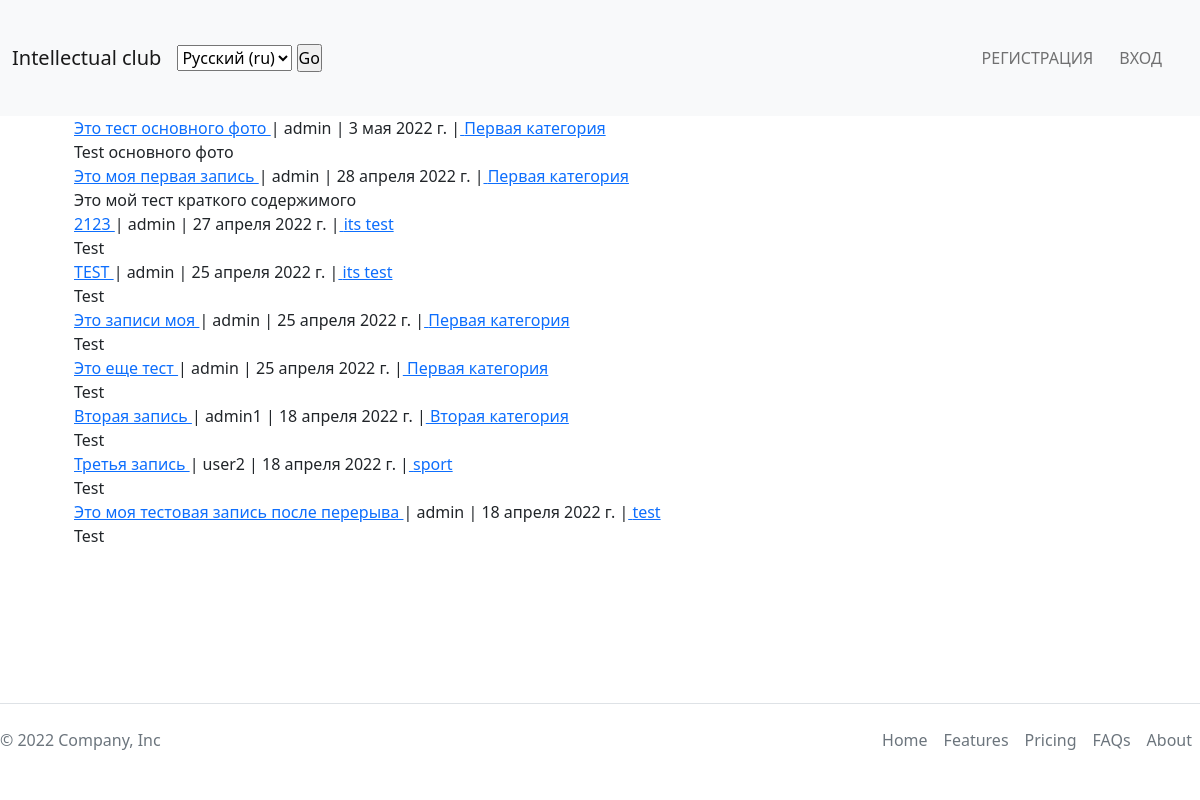
The page /ru/posts on the database its author committed.
### theblog/models.py (models this page shows, shortened)
class Post(models.Model):
    title = models.CharField('Название', max_length=255)
    header_image = models.ImageField(
        null=True, blank=True, upload_to="photos/%Y/%m/%d/")
    author = models.ForeignKey(
        User, on_delete=models.CASCADE, verbose_name='Автор')
    body = RichTextField(blank=True, null=True)
    snippet = models.CharField(max_length=255, default='Test')
    post_date = models.DateField('Дата добавления', auto_now_add=True)
    category = models.CharField(max_length=255, default='test')
    likes = models.ManyToManyField(User, related_name='blog_post')

### theblog/views.py (the view)
# urls.py: path('posts', views.PostsView.as_view(), name='posts'),
class PostsView(ListView):
    model = Post
    template_name = 'theblog/posts.html'
    ordering = ['-post_date']

### theblog/templates/theblog/posts.html (shortened to what this page needs)
{% extends 'main/base.html' %}
{% block content %}
<div class="container">
    <ul>
        {% for post in object_list %}
        <li>
            <a href="{% url 'article_detail' post.pk %}">
                {{ post.title }}
            </a>
            | {{ post.author }}
            | {{post.post_date}}
            |<a href="{% url 'post_category' post.category %}"> {{post.category}} </a>
            <br>
            {{ post.snippet }}
        </li>
        {% endfor %}
    </ul>
</div>
{% endblock %}

### main/static/main/css/style.css (style rules this page uses)
html, body { position: relative; min-height: 100vh; background-color: #edeef0; }
body { padding-bottom: 133px; }
* { margin: 0; padding: 0; box-sizing: border-box; list-style: none; text-decoration: none; }
.container { max-width: 1400px; width: 100%; padding: 0 30px; margin: 0 auto; }

### rows shown on the page
Post: title "Это тест основного фото", author "admin", post_date "3 мая 2022 г.", category "Первая категория", snippet "Test основного фото"
Post: title "Это моя первая запись", author "admin", post_date "28 апреля 2022 г.", category "Первая категория", snippet "Это мой тест краткого содержимого"
Post: title "2123", author "admin", post_date "27 апреля 2022 г.", category "its test", snippet "Test"
Post: title "TEST", author "admin", post_date "25 апреля 2022 г.", category "its test", snippet "Test"
Post: title "Это записи моя", author "admin", post_date "25 апреля 2022 г.", category "Первая категория", snippet "Test"
Post: title "Это еще тест", author "admin", post_date "25 апреля 2022 г.", category "Первая категория", snippet "Test"
Post: title "Вторая запись", author "admin1", post_date "18 апреля 2022 г.", category "Вторая категория", snippet "Test"
Post: title "Третья запись", author "user2", post_date "18 апреля 2022 г.", category "sport", snippet "Test"
Post: title "Это моя тестовая запись после перерыва", author "admin", post_date "18 апреля 2022 г.", category "test", snippet "Test"

### other values the page prints
form field language "Русский (ru)"
